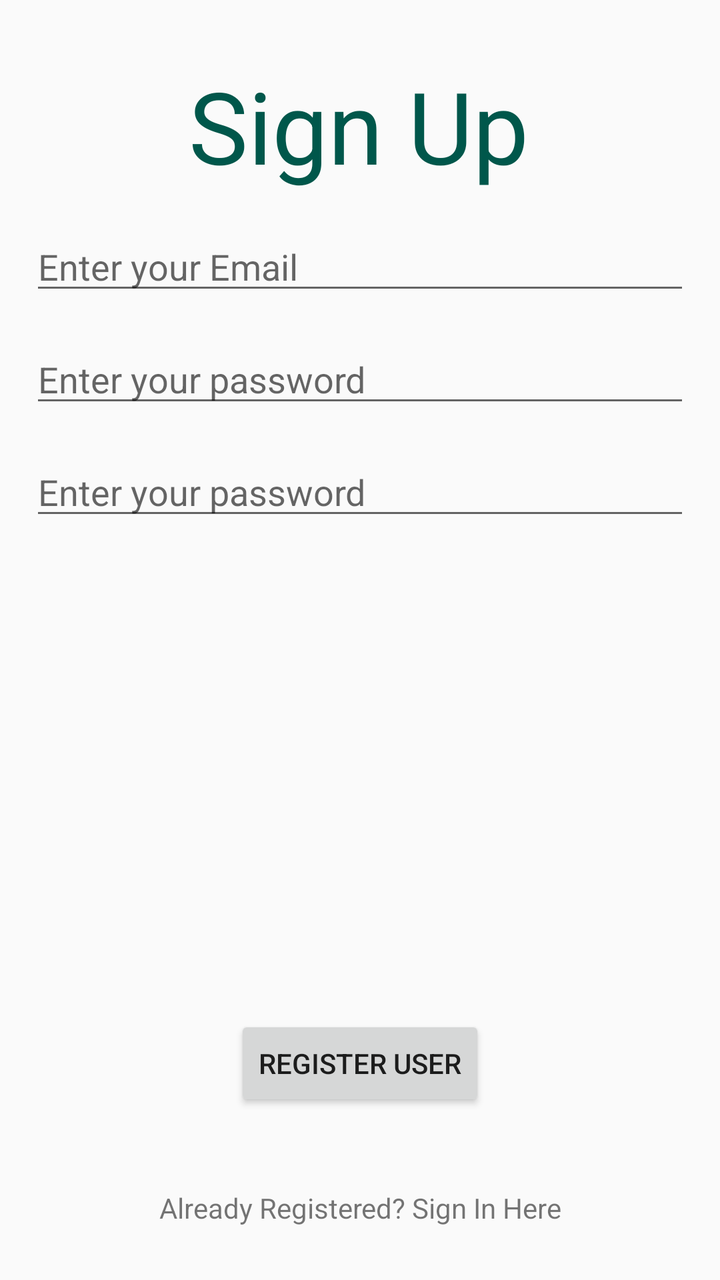
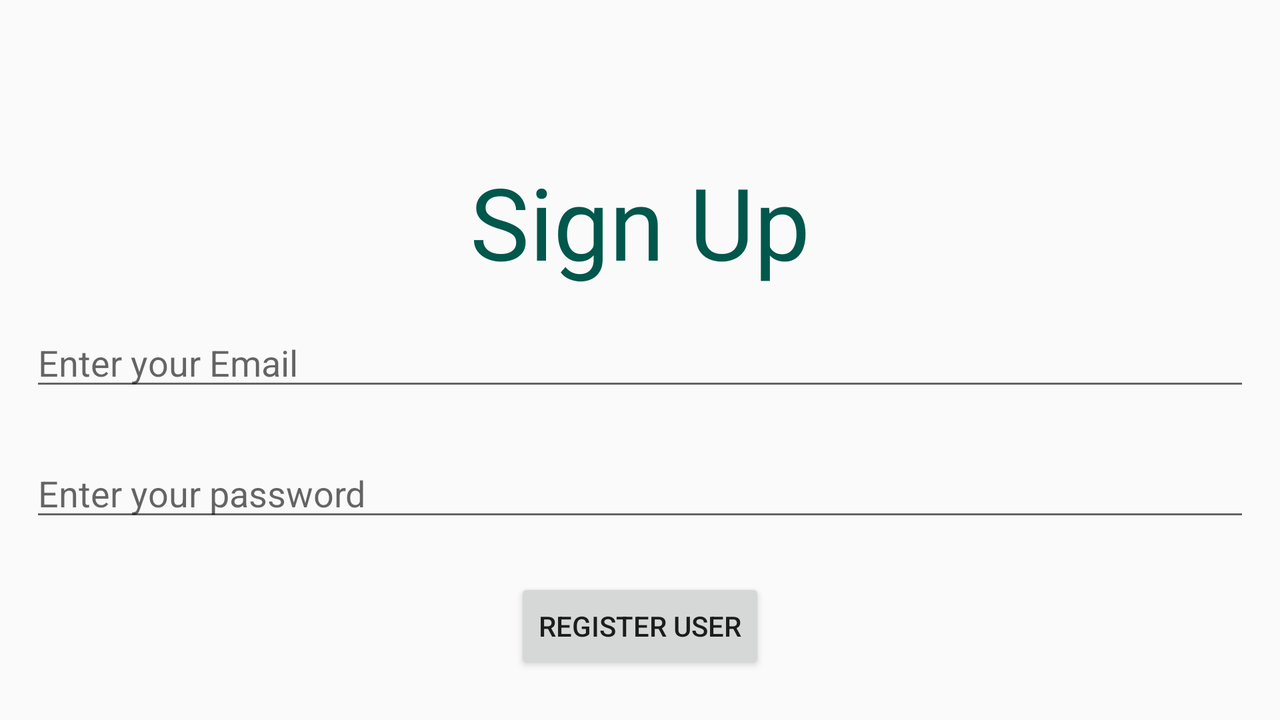

Two renders of one Android screen. The first uses the default layout on a phone; the second uses the alternative layout the repository ships for a different screen configuration, on a matching device. The two XML files are below.
<!-- AndroidManifest.xml: application theme AppTheme -->
<!-- res/layout/activity_main.xml -->
<?xml version="1.0" encoding="utf-8"?>
<android.support.constraint.ConstraintLayout xmlns:android="http://schemas.android.com/apk/res/android"
    xmlns:app="http://schemas.android.com/apk/res-auto"
    xmlns:tools="http://schemas.android.com/tools"
    android:layout_width="match_parent"
    android:layout_height="match_parent"
    tools:context=".SignUpActivity">

    <android.support.constraint.ConstraintLayout
        android:layout_width="match_parent"
        android:layout_height="match_parent"
        tools:layout_editor_absoluteX="0dp"
        tools:layout_editor_absoluteY="187dp">


        <android.support.constraint.ConstraintLayout
            android:layout_width="match_parent"
            android:layout_height="match_parent"
            android:layout_gravity="center_horizontal"
            android:orientation="vertical">

            <EditText
                android:id="@+id/editTextPassword"
                android:layout_width="match_parent"
                android:layout_height="wrap_content"
                android:layout_gravity="center"
                android:layout_margin="15dp"
                android:layout_marginStart="8dp"
                android:layout_marginTop="8dp"
                android:layout_marginEnd="8dp"
                android:layout_marginBottom="8dp"
                android:hint="@string/password_Hint"
                android:inputType="textPassword"
                app:layout_constraintBottom_toBottomOf="parent"
                app:layout_constraintEnd_toEndOf="parent"
                app:layout_constraintHorizontal_bias="1.0"
                app:layout_constraintStart_toStartOf="parent"
                app:layout_constraintTop_toBottomOf="@+id/editTextEmail"
                app:layout_constraintVertical_bias="0.0" />

            <TextView
                android:id="@+id/textView3"
                android:layout_width="wrap_content"
                android:layout_height="wrap_content"
                android:layout_gravity="center"
                android:layout_marginStart="8dp"
                android:layout_marginTop="8dp"
                android:layout_marginEnd="8dp"
                android:layout_marginBottom="8dp"
                android:text="@string/SignUp"
                android:textColor="@color/colorPrimaryDark"
                android:textSize="50sp"
                app:layout_constraintBottom_toBottomOf="parent"
                app:layout_constraintEnd_toEndOf="parent"
                app:layout_constraintHorizontal_bias="0.497"
                app:layout_constraintStart_toStartOf="parent"
                app:layout_constraintTop_toTopOf="parent"
                app:layout_constraintVertical_bias="0.038" />

            <EditText
                android:id="@+id/editTextEmail"
                android:layout_width="match_parent"
                android:layout_height="wrap_content"
                android:layout_gravity="center"
                android:layout_margin="15dp"
                android:layout_marginStart="8dp"
                android:layout_marginTop="44dp"
                android:layout_marginEnd="8dp"
                android:hint="@string/Email_Hint"
                android:inputType="textEmailAddress"
                app:layout_constraintEnd_toEndOf="parent"
                app:layout_constraintHorizontal_bias="1.0"
                app:layout_constraintStart_toStartOf="parent"
                app:layout_constraintTop_toBottomOf="@+id/textView3" />

            <EditText
                android:id="@+id/confirmPassword"
                android:layout_width="match_parent"
                android:layout_height="wrap_content"
                android:layout_gravity="center"
                android:layout_margin="15dp"
                android:layout_marginStart="8dp"
                android:layout_marginTop="32dp"
                android:layout_marginEnd="8dp"
                android:layout_marginBottom="8dp"
                android:hint="@string/password_Hint"
                android:inputType="textPassword"
                app:layout_constraintBottom_toBottomOf="parent"
                app:layout_constraintEnd_toEndOf="parent"
                app:layout_constraintHorizontal_bias="1.0"
                app:layout_constraintStart_toStartOf="parent"
                app:layout_constraintTop_toBottomOf="@+id/editTextPassword"
                app:layout_constraintVertical_bias="0.0" />

            <Button
                android:id="@+id/RegisterButton"
                android:layout_width="wrap_content"
                android:layout_height="wrap_content"
                android:layout_gravity="center_horizontal"
                android:layout_margin="15dp"
                android:layout_marginStart="8dp"
                android:layout_marginTop="8dp"
                android:layout_marginEnd="8dp"
                android:layout_marginBottom="8dp"
                android:text="@string/Register"
                app:layout_constraintBottom_toBottomOf="parent"
                app:layout_constraintEnd_toEndOf="parent"
                app:layout_constraintStart_toStartOf="parent"
                app:layout_constraintTop_toBottomOf="@+id/editTextPassword"
                app:layout_constraintVertical_bias="0.804" />

            <TextView
                android:id="@+id/textViewSignIn"
                android:layout_width="wrap_content"
                android:layout_height="wrap_content"
                android:layout_gravity="center"
                android:layout_margin="15dp"
                android:layout_marginStart="8dp"
                android:layout_marginTop="8dp"
                android:layout_marginEnd="8dp"
                android:layout_marginBottom="8dp"
                android:text="@string/Registered"
                app:layout_constraintBottom_toBottomOf="parent"
                app:layout_constraintEnd_toEndOf="parent"
                app:layout_constraintStart_toStartOf="parent"
                app:layout_constraintTop_toBottomOf="@+id/RegisterButton"
                app:layout_constraintVertical_bias="0.666" />

        </android.support.constraint.ConstraintLayout>
    </android.support.constraint.ConstraintLayout>

</android.support.constraint.ConstraintLayout>
<!-- resources referenced by this layout -->
<resources>
  <color name="colorPrimaryDark">#00574B</color>
  <string name="Email_Hint">Enter your Email</string>
  <string name="Register">Register User</string>
  <string name="Registered">Already Registered? Sign In Here</string>
  <string name="SignUp">Sign Up</string>
  <string name="password_Hint">Enter your password</string>
  <style name="AppTheme" parent="Theme.AppCompat.Light.NoActionBar">
          
          <item name="windowNoTitle">true</item>
          <item name="windowActionBar">false</item>
          <item name="colorPrimary">@color/colorPrimary</item>
          <item name="colorAccent">@color/colorAccent</item>
      </style>
  <color name="colorPrimary">#008577</color>
  <color name="colorAccent">#D81B60</color>
</resources>
<!-- res/layout-land/activity_main.xml (the repository's variant of the layout above) -->
<!-- drawn on the phone turned sideways -->
<?xml version="1.0" encoding="utf-8"?>
<android.support.constraint.ConstraintLayout xmlns:android="http://schemas.android.com/apk/res/android"
    xmlns:app="http://schemas.android.com/apk/res-auto"
    xmlns:tools="http://schemas.android.com/tools"
    android:layout_width="match_parent"
    android:layout_height="match_parent"
    tools:context=".SignUpActivity">

    <android.support.constraint.ConstraintLayout
        android:layout_width="match_parent"
        android:layout_height="match_parent"
        tools:layout_editor_absoluteX="0dp"
        tools:layout_editor_absoluteY="187dp">


        <android.support.constraint.ConstraintLayout
            android:layout_width="match_parent"
            android:layout_height="match_parent"
            android:layout_gravity="center_horizontal"
            android:orientation="vertical">

            <TextView
                android:id="@+id/textView3"
                android:layout_width="wrap_content"
                android:layout_height="wrap_content"
                android:layout_gravity="center"
                android:layout_marginStart="8dp"
                android:layout_marginTop="8dp"
                android:layout_marginEnd="8dp"
                android:layout_marginBottom="8dp"
                android:text="@string/SignUp"
                android:textColor="@color/colorPrimaryDark"
                android:textSize="50sp"
                app:layout_constraintBottom_toBottomOf="parent"
                app:layout_constraintEnd_toEndOf="parent"
                app:layout_constraintHorizontal_bias="0.5"
                app:layout_constraintStart_toStartOf="parent"
                app:layout_constraintTop_toTopOf="parent"
                app:layout_constraintVertical_bias="0.25" />

            <EditText
                android:id="@+id/editTextEmail"
                android:layout_width="match_parent"
                android:layout_height="wrap_content"
                android:layout_gravity="center"
                android:layout_margin="15dp"
                android:layout_marginStart="8dp"
                android:layout_marginTop="44dp"
                android:layout_marginEnd="8dp"
                android:hint="@string/Email_Hint"
                android:inputType="textEmailAddress"
                app:layout_constraintEnd_toEndOf="parent"
                app:layout_constraintHorizontal_bias="1.0"
                app:layout_constraintStart_toStartOf="parent"
                app:layout_constraintTop_toBottomOf="@+id/textView3" />

            <EditText
                android:id="@+id/editTextPassword"
                android:layout_width="match_parent"
                android:layout_height="wrap_content"
                android:layout_gravity="center"
                android:layout_margin="15dp"
                android:layout_marginStart="8dp"
                android:layout_marginTop="8dp"
                android:layout_marginEnd="8dp"
                android:layout_marginBottom="8dp"
                android:hint="@string/password_Hint"
                android:inputType="textPassword"
                app:layout_constraintBottom_toBottomOf="parent"
                app:layout_constraintEnd_toEndOf="parent"
                app:layout_constraintStart_toStartOf="parent"
                app:layout_constraintTop_toBottomOf="@+id/editTextEmail"
                app:layout_constraintVertical_bias="0.1" />

            <Button
                android:id="@+id/RegisterButton"
                android:layout_width="wrap_content"
                android:layout_height="wrap_content"
                android:layout_gravity="center_horizontal"
                android:layout_margin="15dp"
                android:layout_marginStart="8dp"
                android:layout_marginTop="8dp"
                android:layout_marginEnd="8dp"
                android:layout_marginBottom="8dp"
                android:text="@string/Register"
                app:layout_constraintBottom_toBottomOf="parent"
                app:layout_constraintEnd_toEndOf="parent"
                app:layout_constraintStart_toStartOf="parent"
                app:layout_constraintTop_toBottomOf="@+id/editTextPassword" />

            <TextView
                android:id="@+id/textViewSignIn"
                android:layout_width="wrap_content"
                android:layout_height="wrap_content"
                android:layout_gravity="center"
                android:layout_margin="15dp"
                android:layout_marginStart="8dp"
                android:layout_marginTop="8dp"
                android:layout_marginEnd="8dp"
                android:layout_marginBottom="8dp"
                android:text="@string/Registered"
                app:layout_constraintBottom_toBottomOf="parent"
                app:layout_constraintEnd_toEndOf="parent"
                app:layout_constraintStart_toStartOf="parent"
                app:layout_constraintTop_toBottomOf="@+id/RegisterButton"
                app:layout_constraintVertical_bias="0.666" />

        </android.support.constraint.ConstraintLayout>
    </android.support.constraint.ConstraintLayout>

</android.support.constraint.ConstraintLayout>
